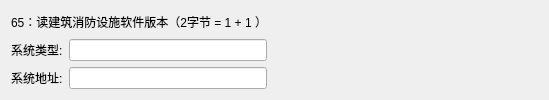
               <widget class="QWidget" name="page_23">
                <layout class="QGridLayout" name="gridLayout_26">
                 <item row="0" column="0" colspan="2">
                  <widget class="QLabel" name="label_96">
                   <property name="maximumSize">
                    <size>
                     <width>16777215</width>
                     <height>60</height>
                    </size>
                   </property>
                   <property name="text">
                    <string>65：读建筑消防设施软件版本（2字节 = 1 + 1 ）</string>
                   </property>
                  </widget>
                 </item>
                 <item row="1" column="0">
                  <widget class="QLabel" name="label_98">
                   <property name="text">
                    <string>系统类型:</string>
                   </property>
                  </widget>
                 </item>
                 <item row="1" column="1">
                  <widget class="QLineEdit" name="Line_65_1"/>
                 </item>
                 <item row="1" column="2">
                  <spacer name="horizontalSpacer_20">
                   <property name="orientation">
                    <enum>Qt::Orientation::Horizontal</enum>
                   </property>
                   <property name="sizeHint" stdset="0">
                    <size>
                     <width>271</width>
                     <height>20</height>
                    </size>
                   </property>
                  </spacer>
                 </item>
                 <item row="2" column="0">
                  <widget class="QLabel" name="label_97">
                   <property name="text">
                    <string>系统地址:</string>
                   </property>
                  </widget>
                 </item>
                 <item row="2" column="1">
                  <widget class="QLineEdit" name="Line_65_2"/>
                 </item>
                </layout>
               </widget>
